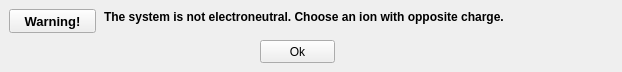
<?xml version="1.0" encoding="UTF-8"?>
<ui version="4.0">
 <class>Form</class>
 <widget class="QWidget" name="Form">
  <property name="geometry">
   <rect>
    <x>0</x>
    <y>0</y>
    <width>622</width>
    <height>72</height>
   </rect>
  </property>
  <property name="windowTitle">
   <string>Form</string>
  </property>
  <widget class="QPushButton" name="pushButton_Ok">
   <property name="geometry">
    <rect>
     <x>260</x>
     <y>40</y>
     <width>75</width>
     <height>23</height>
    </rect>
   </property>
   <property name="text">
    <string>Ok</string>
   </property>
  </widget>
  <widget class="QPushButton" name="pushButton_warning_3">
   <property name="enabled">
    <bool>true</bool>
   </property>
   <property name="geometry">
    <rect>
     <x>9</x>
     <y>9</y>
     <width>87</width>
     <height>24</height>
    </rect>
   </property>
   <property name="font">
    <font>
     <pointsize>10</pointsize>
     <weight>75</weight>
     <bold>true</bold>
    </font>
   </property>
   <property name="text">
    <string>Warning!</string>
   </property>
   <property name="icon">
    <iconset resource="icons.qrc">
     <normaloff>:/icons/alert-icon.png</normaloff>:/icons/alert-icon.png</iconset>
   </property>
  </widget>
  <widget class="QLabel" name="pushButton_warning_4">
   <property name="geometry">
    <rect>
     <x>104</x>
     <y>9</y>
     <width>508</width>
     <height>16</height>
    </rect>
   </property>
   <property name="font">
    <font>
     <pointsize>9</pointsize>
     <weight>75</weight>
     <bold>true</bold>
    </font>
   </property>
   <property name="text">
    <string>The system is not electroneutral. Choose an ion with opposite charge.</string>
   </property>
  </widget>
 </widget>
 <resources>
  <include location="icons.qrc"/>
 </resources>
 <connections/>
</ui>
